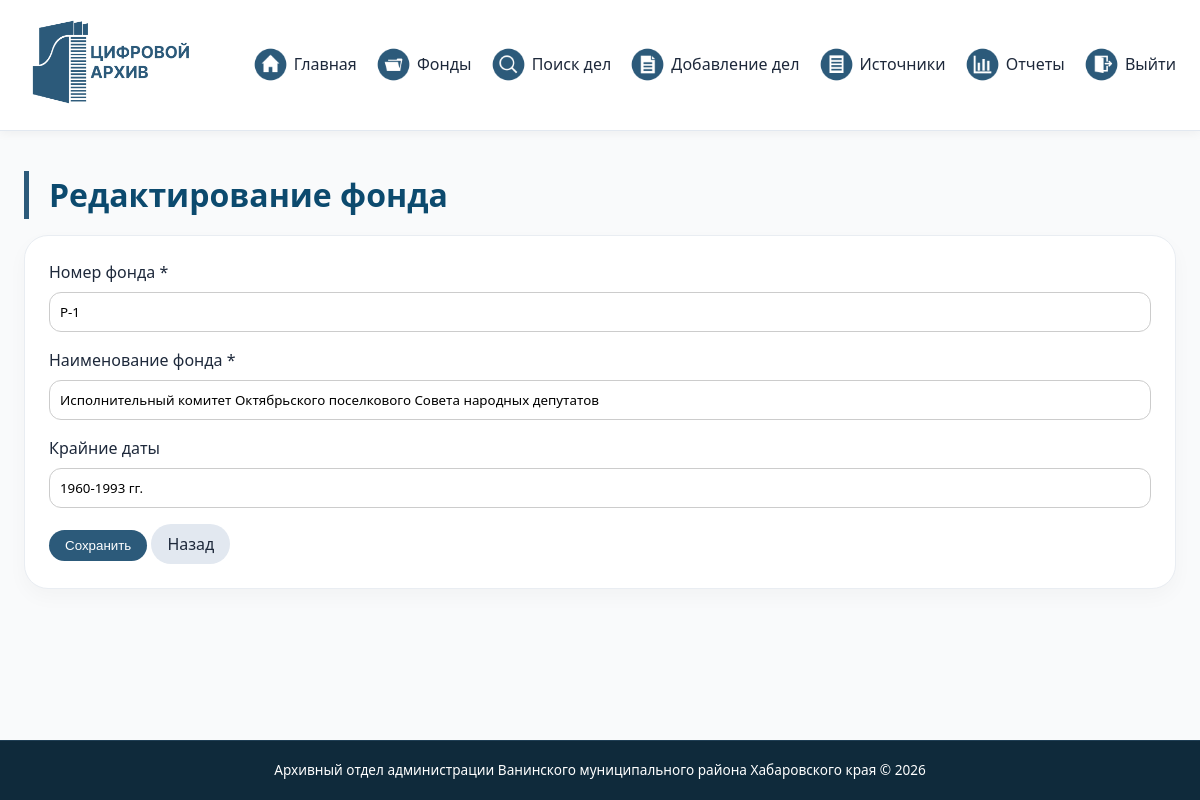
The app's page /edit_fund.php?id=2 (signed in) with its own data.
### tables this page shows
CREATE TABLE `funds` (
  `id` int(11) NOT NULL,
  `fund_number` varchar(20) NOT NULL,
  `fund_name` varchar(255) NOT NULL,
  `extreme_dates` varchar(50) DEFAULT NULL
);

### edit_fund.php (the view, shortened to what this page needs)
<?php
require_once 'header.php';
$id = $_GET['id'] ?? 0;
$stmt = $pdo->prepare("SELECT * FROM funds WHERE id = ?");
$stmt->execute([$id]);
$fund = $stmt->fetch();
?>
<h1>Редактирование фонда</h1>
<div class="contact-card">
    <form method="post">
        <div class="form-group"><label>Номер фонда *</label><input type="text" name="fund_number" value="<?= htmlspecialchars($fund['fund_number']) ?>" required></div>
        <div class="form-group"><label>Наименование фонда *</label><input type="text" name="fund_name" value="<?= htmlspecialchars($fund['fund_name']) ?>" required></div>
        <div class="form-group"><label>Крайние даты</label><input type="text" name="extreme_dates" value="<?= htmlspecialchars($fund['extreme_dates']) ?>"></div>
        <button type="submit" class="btn-primary">Сохранить</button>
        <a href="funds.php" class="btn-secondary">Назад</a>
    </form>
</div>
<?php require_once 'footer.php'; ?>

### style.css (style rules this page uses)
* { margin: 0; padding: 0; box-sizing: border-box; }
body { font-family: 'Segoe UI', Roboto, 'Helvetica Neue', sans-serif; background-color: #f9fafb; color: #1e293b; line-height: 1.5; display: flex; flex-direction: column; min-height: 100vh; }
h1 { font-size: 2rem; margin-bottom: 1rem; color: #0c4a6e; border-left: 5px solid #2c5a7a; padding-left: 20px; }
.form-group { margin-bottom: 1rem; }
.form-group label { display: block; margin-bottom: 0.5rem; font-weight: 500; }
.form-group input, .form-group select, .form-group textarea { width: 100%; padding: 10px; border: 1px solid #ccc; border-radius: 12px; font-family: inherit; }
.btn-primary, .btn-secondary, .btn-danger { padding: 8px 16px; border: none; border-radius: 40px; cursor: pointer; font-weight: 500; transition: 0.2s; text-decoration: none; display: inline-block; }
.btn-primary { background: #2c5a7a; color: white; }
.btn-secondary { background: #e2e8f0; color: #1e293b; }
.contact-card, .downloads-card { background: white; border-radius: 24px; padding: 1.5rem; box-shadow: 0 8px 20px rgba(0, 0, 0, 0.03); border: 1px solid #e9edf2; margin-bottom: 20px; }

### records on screen
funds: fund_number "Р-1", fund_name "Исполнительный комитет Октябрьского поселкового Совета народных депутатов", extreme_dates "1960-1993 гг."
